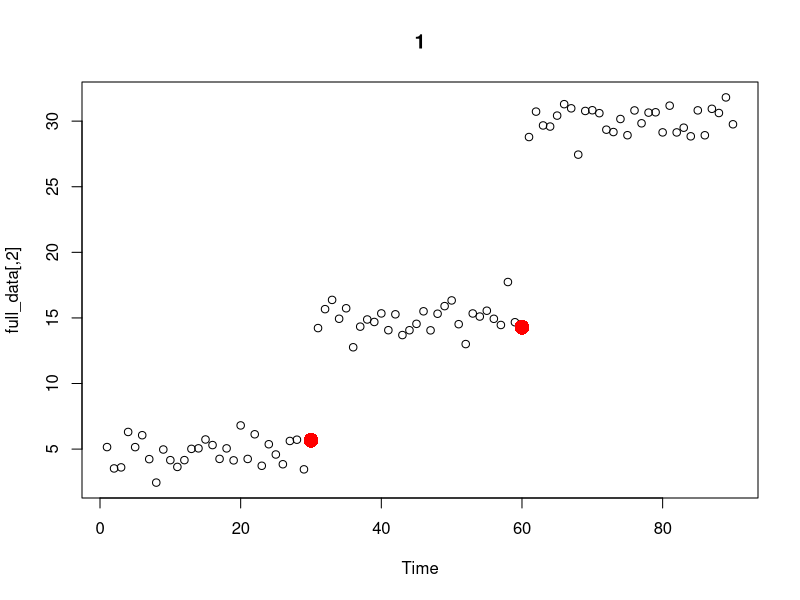

Source code (R): (Note: this script raises an error after producing the figure.)
#creating our data 
first = rnorm(30, mean = 5, sd = 1) #30 random data points from a normal distribution with mean of 5
second = rnorm(30, mean = 15, sd = 1) #30 random data points from a normal distribution with mean of 15
third = rnorm(30, mean = 30, sd = 1) #30 random data points from a normal distribution with mean of 30

dif_means_0 = c(first) #setting up null set
dif_means_1 = c(first, second) #adding two sets of data points together 
dif_means_2 = c(first, second, third) #adding three sets of data points together

time_0 = 1:30
time_1 = 1:60
time_2 = 1:90

test_data_0 = data.frame(time_0, dif_means_0) #our data with x = time and y = data from 1 set
test_data_1 = data.frame(time_1, dif_means_1) #our data with x = time and y = data from 2 sets
test_data_2 = data.frame(time_2, dif_means_2) #our data with x = time and y = data from 3 sets

#downloading the strucchange package
#install.packages("strucchange")
library("strucchange")

#Bai-Perron Method
bkpts_0 = breakpoints(test_data_0$dif_means_0 ~ test_data_0$time_0, breaks = 5, h = 0.1) #no break points 
bkpts_0$breakpoints #list of x-values (time) for breakpoints

bkpts_1 = breakpoints(test_data_1$dif_means_1 ~ test_data_1$time_1, breaks = 5, h = 0.1) #no break points 
bkpts_1$breakpoints #list of x-values (time) for breakpoints

bkpts_2 = breakpoints(test_data_2$dif_means_2 ~ test_data_2$time_2, breaks = 5, h = 0.1) #no break points 
bkpts_2$breakpoints #list of x-values (time) for breakpoints

#-----------------------------------------------------------------

#complete BAR - Variation 0 (Random/Random/Random)


#-------Key:
# k           = breakpoint's x-axis values 
# time        = integer x-values of the entire data set 
# interations = number of runs through Metropolis hastings 
# make        = the proportion (decimal) of the make step to occuring
# murder      = the proportion (decimal) of the murder step to occuring
  #note: the make and murder need to add to less then one 
#graph        = yes or no to graphing the function 
bar0 = function(k, time, data, iterations, make, murder, graph){

  library(MASS)

  prob_mmm = c(make, murder) #combining the two probabilties of make and murder that the user specifies 

  full_data = cbind(as.numeric(time), as.numeric(data)) #combing the time and data inputs from user

  n = max(full_data[,1]) #finding max value

  k_ends = c(min(full_data[,1]), k, max(full_data[,1])) #adding in end points to k values 

  fitMetrics<-function(k_ends, test_data){

	#create sum objects
	sum_loglik = 0

	#get and sum log likelihood for regressions of all intervals
	if(length(k_ends) < 3 ){
		model = lm(test_data[,2]~test_data[,1])
		sum_loglik = logLik(model)[1]
	}else{
		for(i in 1:length(k_ends)) {
  			if(k_ends[i] != 1){
			min = k_ends[i-1]
			x_values = test_data[c(min:k_ends[i]),1] #getting the x values in the interval
			y_values = test_data[c(min:k_ends[i]),2] #getting the y values in the interval
			data = data.frame(x_values, y_values) #re-making this into a dataframe 
			model = lm(y_values~x_values)
			sum_loglik = sum_loglik + logLik(model)[1]
			}
		}
	}
	return(sum_loglik)

  }

  
  #random make function, this makes a random point 
  count = 0 
  barMake0<-function(k_ends){
    
    count = count + 1 #this check to make sure we do not get stuck in an infinite loop 
    if(count < 10 ) {
      rand_spot = sample(k_ends[1]:k_ends[length(k_ends)], 1) #selects a random spot
      k_ends_final = sort(c(k_ends, rand_spot)) #adds the random spot and sorts it 
      d = diff(k_ends_final) #finds the difference between all the spots 
      if(min(d) < 3) { #this make sure an additional point is not to close to a point already in existance 
        barMake0(k_ends)
      } else {
        return(k_ends_final) #the old breakpoints + the new breakpoints 
      }
    }else {
      return(k_ends)
    }
    
  }
  
  
  #this function kills one breakpoint randomly 
  barMurder0<-function(k_ends){

	  k = k_ends[c(-1,-length(k_ends))]
	  random_num = sample(1:length(k), 1)
	  k_ends_final = k_ends[-(random_num+1)]
	  return(k_ends_final)

  }

  #kills a point randomly and then adds a point randomly 
  barMove0<-function(k_ends){

	  k_ends_less = barMurder0(k_ends)
	  k_ends_final = barMake0(k_ends_less)
	  return(k_ends_final)

  }

  #initializing matrixes 
  ratio_data = matrix(NA, nrow=1, ncol=4)
  all_k_new = matrix(NA, nrow=1, ncol=(n/3))
  all_k_best = matrix(NA, nrow=1, ncol=(n/3))

  #Metroplis Hastings 
  for(i in 1:iterations){

    old_loglik = fitMetrics(k_ends, full_data)

    u_step = runif(1) #random number from 0 to 1 taken from a uniform distribution for selecting step

    if(length(k_ends) < 3 | u_step < prob_mmm[1]){
      c_step = "make"
    } else if(u_step > prob_mmm[1] & u_step < sum(prob_mmm)){
      c_step = "murder"
    } else{
      c_step = "move"
    }

    if(c_step == "make"){
      k_ends_new = barMake0(k_ends)
    } else if (c_step == "murder"){
      k_ends_new = barMurder0(k_ends)
    } else{
      k_ends_new = barMove0(k_ends)
    }

    new_loglik = fitMetrics(k_ends_new, full_data)

    ratio = new_loglik + old_loglik
    u_ratio = runif(1) #random number from 0 to 1 taken from a uniform distribution 

    if(ratio > u_ratio) {
      choice = "new"
    } else {
      choice = "old"
    }

    if(choice == "new"){
      k_ends = k_ends_new
    }else{
      k_ends = k_ends
    }

    ratio_data_print = c(ratio, u_ratio, old_loglik, new_loglik)
    k_ends_new_print = c(k_ends_new, rep(NA, (n/3)-length(k_ends_new)))
    k_ends_best_print = c(k_ends, rep(NA, (n/3)-length(k_ends)))

    ratio_data = rbind(ratio_data, ratio_data_print)
    all_k_new = rbind(all_k_new, k_ends_new_print)
    all_k_best = rbind(all_k_best, k_ends_best_print)

  }
  
  #cleaning up the matrixs 
  ratio_data = ratio_data[-1,]
  all_k_new = all_k_new[,-1]
  all_k_best = all_k_best[,-1]
  all_k_new = all_k_new[-1,colSums(is.na(all_k_new))<nrow(all_k_new)]
  all_k_best = all_k_best[-1,colSums(is.na(all_k_best))<nrow(all_k_best)]
  clean_max = max(all_k_new[1,], na.rm=TRUE)
  all_k_new = ifelse(all_k_new == clean_max,NA,all_k_new)
  all_k_best = ifelse(all_k_best == clean_max,NA,all_k_best)
  
  if(graph == "yes") {
    #plotting 
    plot(full_data, main = 1, xlab = "Time")
    points(all_k_new[1,],full_data[all_k_new[1,],2], col="blue", pch= 16, cex = 2)
    points(all_k_best[1,],full_data[all_k_best[1,],2], col="red", pch= 16, cex=2)
    
    num = iterations / 5
    for(i in 1:n) {
      n = i 
      if(is.na(all_k_new[n,]) ) {
        plot(full_data, main = n, xlab = "Time")
        points(all_k_best[n,],full_data[all_k_best[n,],2], col="red", pch= 16, cex = 2)
      } else {
        plot(full_data, main = n, xlab = "Time")
        points(all_k_new[n,],full_data[all_k_new[n,],2], col="blue", pch= 16, cex = 2)
        points(all_k_best[n,],full_data[all_k_best[n,],2], col="red", pch= 16, cex = 2)
      }
    }
  }
  
  #prints the results
  return(list(ratio_data, all_k_new, all_k_best))
  
}

#calling the function
bar_result = bar0(bkpts_2$breakpoints, test_data_2[,1], test_data_2[,2], 10, 0.4, 0.4, "no")

bar0(bkpts_2$breakpoints, test_data_2[,1], test_data_2[,2], 10, 0.4, 0.4, "yes")
